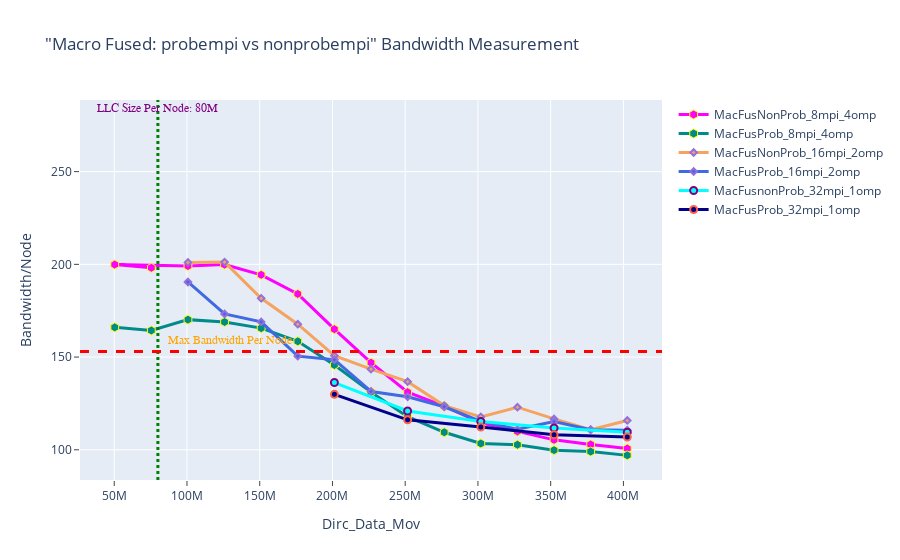

The notebook cell saved with this chart:
### Markdown cell above
## BANDWIDTH - macro fused: probempi vs nonprobempi

### Code cell
fig = go.Figure() 

fig.add_trace(go.Scatter(x=(dfMacFusNonProb_8mpi_4omp.Dirc_Data_Mov*(dfMacFusNonProb_8mpi_4omp.MPI_size)), 
                         y=(dfMacFusNonProb_8mpi_4omp.BAND*(dfMacFusNonProb_8mpi_4omp.MPI_size)), 
                         mode='lines+markers', 
                         name='MacFusNonProb_8mpi_4omp',
                         line=dict(color='magenta',width=3),
                         marker=dict(symbol='hexagon',size=9, line=dict(color='yellow',width=1))))


fig.add_trace(go.Scatter(x=(dfMacFusProb_8mpi_4omp.Dirc_Data_Mov*(dfMacFusProb_8mpi_4omp.MPI_size)), 
                         y=(dfMacFusProb_8mpi_4omp.BAND*(dfMacFusProb_8mpi_4omp.MPI_size)), 
                         mode='lines+markers', 
                         name='MacFusProb_8mpi_4omp',
                         line=dict(color='darkcyan',width=3),
                         marker=dict(symbol='hexagon',size=9, line=dict(color='yellow',width=1))))





fig.add_trace(go.Scatter(x=(dfMacFusNonProb_16mpi_2omp.Dirc_Data_Mov*(dfMacFusNonProb_16mpi_2omp.MPI_size)), 
                         y=(dfMacFusNonProb_16mpi_2omp.BAND*(dfMacFusNonProb_16mpi_2omp.MPI_size)), 
                         mode='lines+markers', 
                         name='MacFusNonProb_16mpi_2omp',
                         line=dict(color='sandybrown',width=3),
                         marker=dict(symbol='diamond',size=5,line=dict(color='MediumPurple',width=2))))

fig.add_trace(go.Scatter(x=(dfMacFusProb_16mpi_2omp.Dirc_Data_Mov*(dfMacFusProb_16mpi_2omp.MPI_size)), 
                         y=(dfMacFusProb_16mpi_2omp.BAND*(dfMacFusProb_16mpi_2omp.MPI_size)), 
                         mode='lines+markers', 
                         name='MacFusProb_16mpi_2omp',
                         line=dict(color='royalblue',width=3),
                         marker=dict(symbol='diamond',size=5,line=dict(color='MediumPurple',width=2))))


fig.add_trace(go.Scatter(x=(dfMacFusnonProb_32mpi_1omp.Dirc_Data_Mov*(dfMacFusnonProb_32mpi_1omp.MPI_size)), 
                         y=(dfMacFusnonProb_32mpi_1omp.BAND*(dfMacFusnonProb_32mpi_1omp.MPI_size)), 
                         mode='lines+markers', 
                         name='MacFusnonProb_32mpi_1omp',
                         line=dict(color='cyan',width=3),
                         marker=dict(symbol='circle',size=7,line=dict(color='Purple',width=2))))


fig.add_trace(go.Scatter(x=(dfMacFusProb_32mpi_1omp.Dirc_Data_Mov*(dfMacFusProb_32mpi_1omp.MPI_size)), 
                         y=(dfMacFusProb_32mpi_1omp.BAND*(dfMacFusProb_32mpi_1omp.MPI_size)), 
                         mode='lines+markers', 
                         name='MacFusProb_32mpi_1omp',
                         line=dict(color='darkblue',width=3),
                         marker=dict(symbol='circle',size=7, line=dict(color='tomato',width=2))))


# Adding vertical and horizontal lines 
fig.add_vline(x=80e6, line_width=3, line_dash="dot", line_color="green")
fig.add_hline(y=153, line_width=3, line_dash="dash", line_color="red")

# Add annotation with arrow
fig.add_annotation(
    x='80e6'
    , y=280
    , text=f'LLC Size Per Node: 80M'
    , yanchor='bottom'
    , showarrow=False
    , arrowhead=1
    , arrowsize=1
    , arrowwidth=2
    , arrowcolor="#636363"
    , ax=-20
    , ay=-30
    , font=dict(size=12, color="purple", family="Sans Serif")
    , align="left"
    ,)

fig.add_annotation(
    x='130e6'
    , y=155
    , text=f'Max Bandwidth Per Node'
    , yanchor='bottom'
    , showarrow=False
    , arrowhead=1
    , arrowsize=1
    , arrowwidth=2
    , arrowcolor="#636363"
    , ax=-20
    , ay=-30
    , font=dict(size=12, color="orange", family="Sans Serif")
    , align="left"
    ,)


fig.update_layout(title='"Macro Fused: probempi vs nonprobempi" Bandwidth Measurement',
                  xaxis_title='Dirc_Data_Mov', yaxis_title='Bandwidth/Node', 
                  xaxis=dict(ticks="outside"),  
                  yaxis=dict(ticks="outside"))

### Figure 1 — Plotly figure (JSON) as saved in the notebook; plotly's stock layout.template omitted (floating-point values rounded to 4 significant figures)
{"data": [{"line": {"color": "magenta", "width": 3}, "marker": {"line": {"color": "yellow", "width": 1}, "size": 9, "symbol": "hexagon"}, "mode": "lines+markers", "name": "MacFusNonProb_8mpi_4omp", "type": "scatter", "x": [75497472, 50331648, 100663296, 125829120, 150994944, 176160768, 201326592, 226492416, 251658240, 276824064, 301989888, 327155712, 352321536, 377487360, 402653184], "y": [198.1, 199.9, 199.1, 199.9, 194.3, 184.1, 165.1, 147.0, 131.1, 123.5, 114.5, 109.9, 105.4, 102.9, 100.7]}, {"line": {"color": "darkcyan", "width": 3}, "marker": {"line": {"color": "yellow", "width": 1}, "size": 9, "symbol": "hexagon"}, "mode": "lines+markers", "name": "MacFusProb_8mpi_4omp", "type": "scatter", "x": [50331648, 75497472, 100663296, 125829120, 150994944, 176160768, 201326592, 226492416, 251658240, 276824064, 301989888, 327155712, 352321536, 377487360, 402653184], "y": [166.0, 164.3, 170.2, 168.9, 165.6, 158.5, 145.7, 131.1, 117.8, 109.4, 103.4, 102.7, 99.82, 99.03, 96.99]}, {"line": {"color": "sandybrown", "width": 3}, "marker": {"line": {"color": "MediumPurple", "width": 2}, "size": 5, "symbol": "diamond"}, "mode": "lines+markers", "name": "MacFusNonProb_16mpi_2omp", "type": "scatter", "x": [100663296, 125829120, 150994944, 176160768, 201326592, 226492416, 251658240, 276824064, 301989888, 327155712, 352321536, 377487360, 402653184], "y": [201.0, 201.2, 181.7, 167.7, 150.7, 143.5, 136.7, 123.8, 117.7, 123.0, 116.6, 110.8, 115.8]}, {"line": {"color": "royalblue", "width": 3}, "marker": {"line": {"color": "MediumPurple", "width": 2}, "size": 5, "symbol": "diamond"}, "mode": "lines+markers", "name": "MacFusProb_16mpi_2omp", "type": "scatter", "x": [100663296, 125829120, 150994944, 176160768, 201326592, 226492416, 251658240, 276824064, 301989888, 327155712, 352321536, 377487360, 402653184], "y": [190.5, 173.3, 169.0, 150.5, 148.6, 131.4, 128.6, 123.2, 115.3, 111.0, 115.3, 110.8, 110.5]}, {"line": {"color": "cyan", "width": 3}, "marker": {"line": {"color": "Purple", "width": 2}, "size": 7, "symbol": "circle"}, "mode": "lines+markers", "name": "MacFusnonProb_32mpi_1omp", "type": "scatter", "x": [201326592, 251658240, 301989888, 352321536, 402653184], "y": [136.3, 120.9, 115.3, 111.7, 109.5]}, {"line": {"color": "darkblue", "width": 3}, "marker": {"line": {"color": "tomato", "width": 2}, "size": 7, "symbol": "circle"}, "mode": "lines+markers", "name": "MacFusProb_32mpi_1omp", "type": "scatter", "x": [201326592, 251658240, 301989888, 352321536, 402653184], "y": [129.9, 116.2, 112.2, 108.1, 106.9]}], "layout": {"annotations": [{"align": "left", "arrowcolor": "#636363", "arrowhead": 1, "arrowsize": 1, "arrowwidth": 2, "ax": -20, "ay": -30, "font": {"color": "purple", "family": "Sans Serif", "size": 12}, "showarrow": false, "text": "LLC Size Per Node: 80M", "x": "80e6", "y": 280, "yanchor": "bottom"}, {"align": "left", "arrowcolor": "#636363", "arrowhead": 1, "arrowsize": 1, "arrowwidth": 2, "ax": -20, "ay": -30, "font": {"color": "orange", "family": "Sans Serif", "size": 12}, "showarrow": false, "text": "Max Bandwidth Per Node", "x": "130e6", "y": 155, "yanchor": "bottom"}], "shapes": [{"line": {"color": "green", "dash": "dot", "width": 3}, "type": "line", "x0": 80000000, "x1": 80000000, "xref": "x", "y0": 0, "y1": 1, "yref": "y domain"}, {"line": {"color": "red", "dash": "dash", "width": 3}, "type": "line", "x0": 0, "x1": 1, "xref": "x domain", "y0": 153, "y1": 153, "yref": "y"}], "title": {"text": "\"Macro Fused: probempi vs nonprobempi\" Bandwidth Measurement"}, "xaxis": {"ticks": "outside", "title": {"text": "Dirc_Data_Mov"}}, "yaxis": {"ticks": "outside", "title": {"text": "Bandwidth/Node"}}}}
